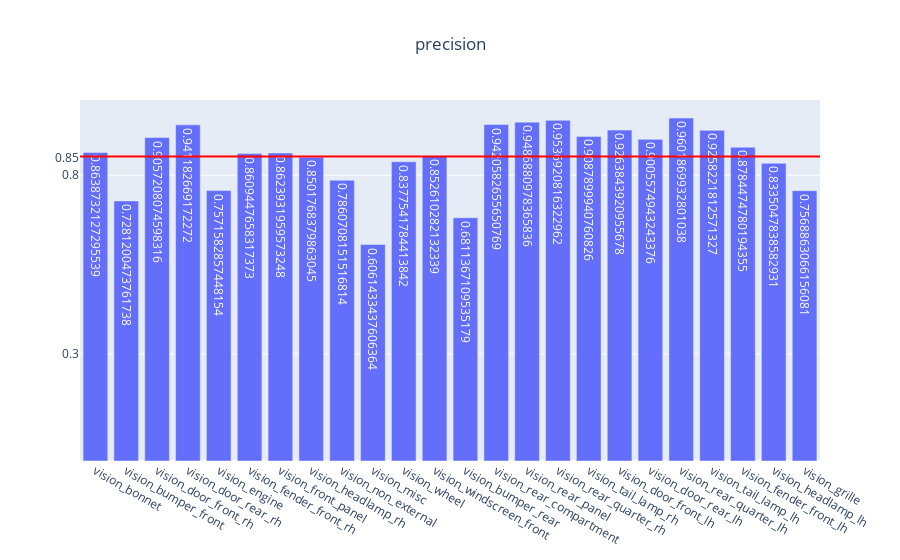

Source (notebook cell):
### Code cell
genVisMulitlabel(partEvalMetrics, "precision")

### Figure 1 — Plotly figure (JSON) as saved in the notebook; plotly's stock layout.template omitted (floating-point values rounded to 4 significant figures)
{"data": [{"text": [0.8639, 0.7281, 0.9057, 0.9412, 0.7572, 0.8609, 0.8624, 0.8502, 0.7861, 0.6061, 0.8378, 0.8526, 0.6811, 0.9421, 0.9487, 0.9537, 0.9088, 0.9264, 0.9006, 0.9602, 0.9258, 0.8784, 0.8335, 0.7569], "type": "bar", "x": ["vision_bonnet", "vision_bumper_front", "vision_door_front_rh", "vision_door_rear_rh", "vision_engine", "vision_fender_front_rh", "vision_front_panel", "vision_headlamp_rh", "vision_non_external", "vision_misc", "vision_wheel", "vision_windscreen_front", "vision_bumper_rear", "vision_rear_compartment", "vision_rear_panel", "vision_rear_quarter_rh", "vision_tail_lamp_rh", "vision_door_front_lh", "vision_door_rear_lh", "vision_rear_quarter_lh", "vision_tail_lamp_lh", "vision_fender_front_lh", "vision_headlamp_lh", "vision_grille"], "y": [0.8639, 0.7281, 0.9057, 0.9412, 0.7572, 0.8609, 0.8624, 0.8502, 0.7861, 0.6061, 0.8378, 0.8526, 0.6811, 0.9421, 0.9487, 0.9537, 0.9088, 0.9264, 0.9006, 0.9602, 0.9258, 0.8784, 0.8335, 0.7569]}], "layout": {"shapes": [{"line": {"color": "red", "width": 2}, "type": "line", "x0": 0, "x1": 1, "xref": "x domain", "y0": 0.8528, "y1": 0.8528, "yref": "y"}], "title": {"text": "precision", "x": 0.5}, "yaxis": {"tickmode": "array", "tickvals": ["0.85", 0.3, 0.8]}}}
